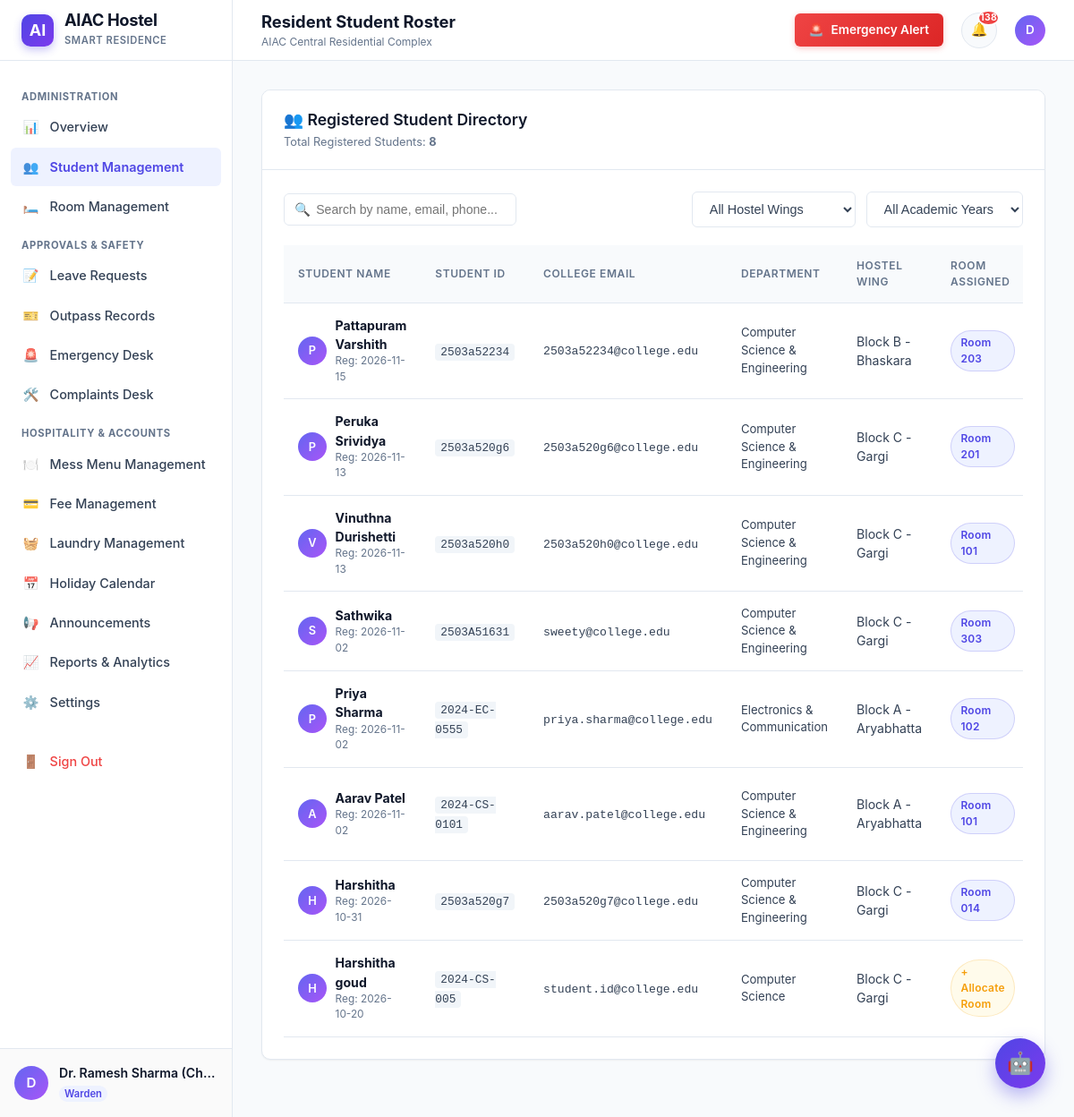
/warden/students (signed in), run on the app's committed database.
### tables this page shows
CREATE TABLE users (
        id INTEGER PRIMARY KEY AUTOINCREMENT,
        name TEXT NOT NULL,
        email TEXT NOT NULL UNIQUE,
        password_hash TEXT NOT NULL,
        role TEXT NOT NULL DEFAULT 'student',
        hostel_block TEXT,
        academic_year TEXT,
        room_id INTEGER,
        phone TEXT,
        status TEXT DEFAULT 'active',
        created_at TIMESTAMP DEFAULT CURRENT_TIMESTAMP,
        updated_at TIMESTAMP DEFAULT CURRENT_TIMESTAMP, student_id TEXT, department TEXT, guardian_name TEXT, guardian_phone TEXT, room_number TEXT, room_type TEXT,
        FOREIGN KEY (room_id) REFERENCES rooms(id) ON DELETE SET NULL
    );

CREATE TABLE system_settings (
        key TEXT PRIMARY KEY,
        value TEXT NOT NULL,
        description TEXT
    );

### app.py (the view)
@app.route('/warden/students', methods=['GET'])
@login_required
@warden_required
def warden_students():
    search = request.args.get('search', '').strip()
    block_filter = request.args.get('block', '').strip()
    year_filter = request.args.get('year', '').strip()
    conn = database.get_db()
    query = '''
        SELECT u.*, r.room_number, b.name as block_name
        FROM users u
        LEFT JOIN rooms r ON u.room_id = r.id
        LEFT JOIN hostel_blocks b ON r.block_id = b.id
        WHERE u.role = 'student'
    '''
    params = []
    if search:
        query += ' AND (u.name LIKE ? OR u.email LIKE ? OR u.phone LIKE ? OR u.student_id LIKE ?)'
        wildcard = f'%{search}%'
        params.extend([wildcard, wildcard, wildcard, wildcard])
    if block_filter:
        query += ' AND u.hostel_block = ?'
        params.append(block_filter)
    if year_filter:
        query += ' AND u.academic_year = ?'
        params.append(year_filter)
    query += ' ORDER BY u.created_at DESC'
    students = conn.execute(query, params).fetchall()
    blocks = conn.execute('SELECT * FROM hostel_blocks ORDER BY name').fetchall()
    conn.close()
    return render_template('student_management.html', students=students, blocks=blocks,
                           search=search, selected_block=block_filter, selected_year=year_filter)

### app.py (called while the page is built)
def get_current_user():
    user_id = session.get('user_id')
    if not user_id:
        return None
    conn = database.get_db()
    user = conn.execute('SELECT * FROM users WHERE id = ?', (user_id,)).fetchone()
    conn.close()
    return user

def login_required(f):
    @wraps(f)
    def decorated_function(*args, **kwargs):
        if 'user_id' not in session:
            flash('Please log in to access this page.', 'warning')
            return redirect(url_for('login', next=request.path))
        return f(*args, **kwargs)
    return decorated_function

def warden_required(f):
    @wraps(f)
    def decorated_function(*args, **kwargs):
        if 'user_id' not in session:
            flash('Warden login required to access this portal.', 'warning')
            return redirect(url_for('login'))
        if session.get('role') not in ('warden', 'admin'):
            flash('Unauthorized access. Only authorized wardens may access this page.', 'danger')
            return redirect(url_for('student_dashboard'))
        return f(*args, **kwargs)
    return decorated_function

### database.py (called while the page is built)
def get_db(db_path=None):
    target_path = db_path or DATABASE_PATH
    conn = sqlite3.connect(target_path, timeout=30.0)
    conn.row_factory = sqlite3.Row
    conn.execute('PRAGMA foreign_keys = ON;')
    return conn

def get_setting(key, default=None):
    conn = get_db()
    row = conn.execute('SELECT value FROM system_settings WHERE key = ?', (key,)).fetchone()
    conn.close()
    if row:
        return row['value']
    return default

### templates/student_management.html (shortened to what this page needs)
{% extends "base.html" %}
{% block page_title %}Resident Student Roster{% endblock %}
{% block content %}
<div class="content-card">
  <div class="card-header-bar">
    <div>
      <h3>👥 Registered Student Directory</h3>
      <p>Total Registered Students: <b>{{ students | length }}</b></p>
    </div>
  </div>
  <div class="card-body">
    <form method="GET" action="{{ url_for('warden_students') }}" class="table-toolbar">
      <div class="search-box">
        <span class="icon">🔍</span>
        <input type="text" name="search" placeholder="Search by name, email, phone..." value="{{ search }}">
      </div>
      <div style="display: flex; gap: 0.75rem; flex-wrap: wrap;">
        <select name="block" class="form-select" style="width: auto;" onchange="this.form.submit()">
          <option value="">All Hostel Wings</option>
        </select>
        <select name="year" class="form-select" style="width: auto;" onchange="this.form.submit()">
          <option value="">All Academic Years</option>
        </select>
      </div>
    </form>
    {% if students %}
      <div class="table-responsive">
        <table class="modern-table">
          <thead>
            <tr>
              <th>Student Name</th>
              <th>Student ID</th>
              <th>College Email</th>
              <th>Department</th>
              <th>Hostel Wing</th>
              <th>Room Assigned</th>
            </tr>
          </thead>
          <tbody>
            {% for s in students %}
              <tr>
                <td>
                  <div style="display: flex; align-items: center; gap: 0.6rem;">
                    <div class="avatar-circle" style="width: 32px; height: 32px; font-size: 0.8rem;">
                      {{ s.name[0] | upper }}
                    </div>
                    <div>
                      <div style="font-weight: 700; color: var(--dark-navy);">{{ s.name }}</div>
                      <div style="font-size: 0.74rem; color: var(--muted-text);">Reg: {{ s.created_at[:10] }}</div>
                    </div>
                  </div>
                </td>
                <td>
                  {% if s.student_id %}
                    <code style="font-size: 0.8rem; background: #f1f5f9; padding: 2px 6px; border-radius: 4px;">{{ s.student_id }}</code>
                  {% else %}
                    <span style="color: var(--muted-text); font-size: 0.8rem;">—</span>
                  {% endif %}
                </td>
                <td><code style="font-size: 0.82rem;">{{ s.email }}</code></td>
                <td style="font-size: 0.82rem;">{{ s.department or '—' }}</td>
                <td>{{ s.hostel_block }}</td>
                <td>
                  {% if s.room_number %}
                    <span class="badge badge-primary">Room {{ s.room_number }}</span>
                  {% else %}
                    <a href="{{ url_for('warden_rooms') }}" class="badge badge-warning" style="text-decoration:none;" title="Click to assign room">
                      + Allocate Room
                    </a>
                  {% endif %}
                </td>
              </tr>
            {% endfor %}
          </tbody>
        </table>
      </div>
    {% else %}
      <div class="empty-state">
        <div class="empty-state-icon">👥</div>
        <h4>No Students Found</h4>
        <p>No student accounts match your filter criteria.</p>
      </div>
    {% endif %}
  </div>
</div>
{% endblock %}

### templates/base.html (shortened to what this page needs)
<!DOCTYPE html>
<html lang="en">
<head>
  <link rel="stylesheet" href="{{ url_for('static', filename='css/style.css') }}">
</head>
<body>
<div class="app-wrapper">
  <aside class="sidebar" id="sidebar">
    <div class="sidebar-header">
      <div class="brand-logo">AI</div>
      <div class="brand-text">
        <h1>AIAC Hostel</h1>
        <span>Smart Residence</span>
      </div>
    </div>
    <nav class="sidebar-nav">
      {% if current_user and current_user.role == 'warden' %}
        <div class="nav-group-label">Administration</div>
        <a href="{{ url_for('warden_dashboard') }}" class="nav-item {% if request.path == '/warden/dashboard' %}active{% endif %}">
          <span class="icon">📊</span> Overview
        </a>
        <a href="{{ url_for('warden_students') }}" class="nav-item {% if '/warden/students' in request.path %}active{% endif %}">
          <span class="icon">👥</span> Student Management
        </a>
        <a href="{{ url_for('warden_rooms') }}" class="nav-item {% if '/warden/rooms' in request.path %}active{% endif %}">
          <span class="icon">🛏️</span> Room Management
        </a>
        <div class="nav-group-label">Approvals & Safety</div>
        <a href="{{ url_for('warden_leave_requests') }}" class="nav-item {% if '/warden/leave-requests' in request.path %}active{% endif %}">
          <span class="icon">📝</span> Leave Requests
        </a>
        <a href="{{ url_for('warden_outpasses') }}" class="nav-item {% if '/warden/outpasses' in request.path %}active{% endif %}">
          <span class="icon">🎫</span> Outpass Records
        </a>
        <a href="{{ url_for('warden_emergencies') }}" class="nav-item {% if '/warden/emergencies' in request.path %}active{% endif %}">
          <span class="icon">🚨</span> Emergency Desk
        </a>
        <a href="{{ url_for('warden_complaints') }}" class="nav-item {% if '/warden/complaints' in request.path %}active{% endif %}">
          <span class="icon">🛠️</span> Complaints Desk
        </a>
        <div class="nav-group-label">Hospitality & Accounts</div>
        <a href="{{ url_for('warden_mess_menu') }}" class="nav-item {% if '/warden/mess-menu' in request.path %}active{% endif %}">
          <span class="icon">🍽️</span> Mess Menu Management
        </a>
        <a href="{{ url_for('warden_fees') }}" class="nav-item {% if '/warden/fees' in request.path %}active{% endif %}">
          <span class="icon">💳</span> Fee Management
        </a>
        <a href="{{ url_for('warden_laundry') }}" class="nav-item {% if '/warden/laundry' in request.path %}active{% endif %}">
          <span class="icon">🧺</span> Laundry Management
        </a>
        <a href="{{ url_for('holiday_calendar') }}" class="nav-item {% if request.path == '/holiday-calendar' %}active{% endif %}">
          <span class="icon">📅</span> Holiday Calendar
        </a>
        <a href="{{ url_for('warden_announcements') }}" class="nav-item {% if '/warden/announcements' in request.path %}active{% endif %}">
          <span class="icon">📢</span> Announcements
        </a>
        <a href="{{ url_for('warden_reports') }}" class="nav-item {% if '/warden/reports' in request.path %}active{% endif %}">
          <span class="icon">📈</span> Reports & Analytics
        </a>
        <a href="{{ url_for('warden_settings') }}" class="nav-item {% if '/warden/settings' in request.path %}active{% endif %}">
          <span class="icon">⚙️</span> Settings
        </a>
      {% endif %}
      <div style="margin-top: 1.5rem;">
        <a href="{{ url_for('logout') }}" class="nav-item" style="color: var(--danger);">
          <span class="icon">🚪</span> Sign Out
        </a>
      </div>
    </nav>
    {% if current_user %}
    <div class="sidebar-footer">
      <div class="user-quick-profile">
        <div class="avatar-circle">
          {{ current_user.name[0] | upper }}
        </div>
        <div class="user-info-text">
          <div class="name">{{ current_user.name }}</div>
          <div class="role-badge">{{ current_user.role | capitalize }}</div>
        </div>
      </div>
    </div>
    {% endif %}
  </aside>
  <div class="main-wrapper">
    <header class="topbar">
      <div class="topbar-left">
        <div class="topbar-title">
          <h2>{% block page_title %}Dashboard{% endblock %}</h2>
          <p>{{ hostel_name }}</p>
        </div>
      </div>
      <div class="topbar-right">
        {% if current_user %}
          <a href="{{ url_for('emergency_support') if current_user.role == 'student' else url_for('warden_emergencies') }}" class="emergency-btn-top">
            <span>🚨</span> Emergency Alert
          </a>
          <a href="{{ url_for('notifications') }}" class="notification-bell" title="Notifications">
            <span>🔔</span>
            {% if unread_notifications_count > 0 %}
              <span class="badge">{{ unread_notifications_count }}</span>
            {% endif %}
          </a>
          <a href="{{ url_for('profile') if current_user.role == 'student' else url_for('warden_settings') }}" style="display:flex; align-items:center; gap:0.5rem; text-decoration:none;">
            <div class="avatar-circle" style="width:34px; height:34px; font-size:0.85rem;">
              {{ current_user.name[0] | upper }}
            </div>
          </a>
        {% else %}
          <div style="display:flex; gap:0.5rem;">
            <a href="{{ url_for('login') }}" class="btn btn-primary btn-sm">Sign In</a>
            <a href="{{ url_for('register') }}" class="btn btn-secondary btn-sm">Register</a>
          </div>
        {% endif %}
      </div>
    </header>
    <main class="page-container">
      {% block content %}{% endblock %}
    </main>
  </div>
</div>
<button class="chatbot-toggle-btn" id="chatbotToggle" title="Ask AIAC Virtual Assistant" aria-label="Open AI Hostel Assistant">
  🤖
</button>
</body>
</html>

### data on the page
users: name "D", name "Dr. Ramesh Sharma (Ch…", role "Warden"
system_settings: value "AIAC Central Residential Complex"
users: name "P", name "Pattapuram Varshith", created_at "2026-11-15", student_id "2503a52234", email "2503a52234@college.edu", department "Computer Science & Engineering", hostel_block "Block B - Bhaskara", room_number "203"
users: name "P", name "Peruka Srividya", created_at "2026-11-13", student_id "2503a520g6", email "2503a520g6@college.edu", department "Computer Science & Engineering", hostel_block "Block C - Gargi", room_number "201"
users: name "V", name "Vinuthna Durishetti", created_at "2026-11-13", student_id "2503a520h0", email "2503a520h0@college.edu", department "Computer Science & Engineering", hostel_block "Block C - Gargi", room_number "101"
users: name "S", name "Sathwika", created_at "2026-11-02", student_id "2503A51631", email "sweety@college.edu", department "Computer Science & Engineering", hostel_block "Block C - Gargi", room_number "303"
users: name "P", name "Priya Sharma", created_at "2026-11-02", student_id "2024-EC-0555", email "priya.sharma@college.edu", department "Electronics & Communication", hostel_block "Block A - Aryabhatta", room_number "102"
users: name "A", name "Aarav Patel", created_at "2026-11-02", student_id "2024-CS-0101", email "aarav.patel@college.edu", department "Computer Science & Engineering", hostel_block "Block A - Aryabhatta", room_number "101"
users: name "H", name "Harshitha", created_at "2026-10-31", student_id "2503a520g7", email "2503a520g7@college.edu", department "Computer Science & Engineering", hostel_block "Block C - Gargi", room_number "014"
users: name "H", name "Harshitha goud", created_at "2026-10-20", student_id "2024-CS-005", email "student.id@college.edu", department "Computer Science", hostel_block "Block C - Gargi"

### other printed values
{{ unread_notifications_count }} "138"
{{ students | length }} "8"
